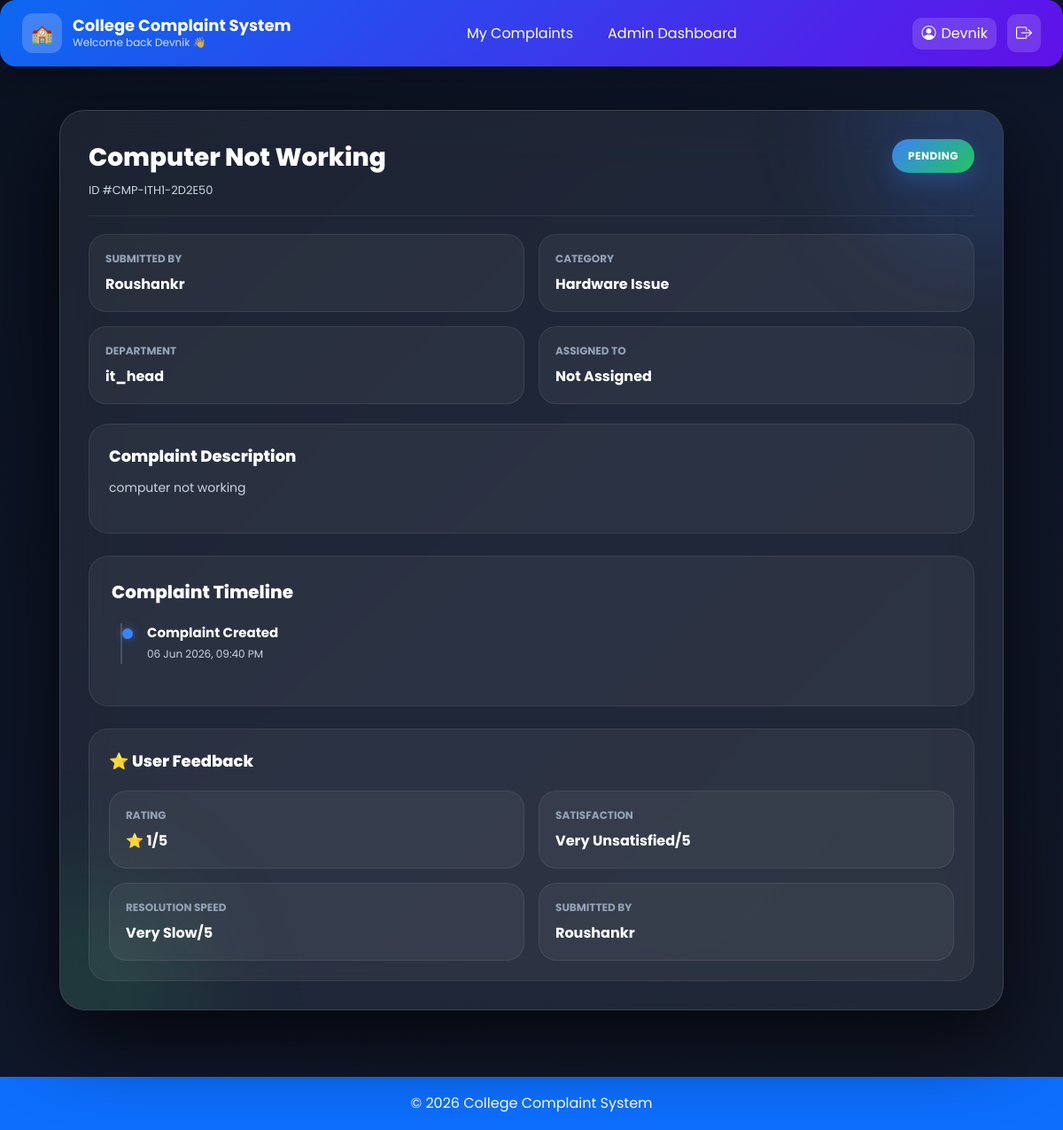
Page /complaints/complaint/24/ (signed in) on the committed database.
### complaints/models.py (models this page shows, shortened)
class Complaint(models.Model):
    complaint_id = models.CharField(
        max_length=20, unique=True, blank=True, null=True)
    STATUS_CHOICES = [
        ('Pending', 'Pending'),
        ('In Progress', 'In Progress'),
        ('Resolved', 'Resolved'),
    ]
    PRIORITY_CHOICES = [
        ('Low', 'Low'),
        ('Medium', 'Medium'),
        ('High', 'High'),
        ('EMERGENCY', 'Emergency'),
    ]
    user = models.ForeignKey(
        User, on_delete=models.CASCADE, null=True, blank=True)
    first_name = models.CharField(max_length=50)
    last_name = models.CharField(max_length=50, blank=True)
    email = models.EmailField()
    phone = models.CharField(max_length=15, blank=True, null=True)
    roll_number = models.CharField(max_length=50, blank=True, null=True)
    title = models.CharField(max_length=255, blank=True, null=True)
    description = models.TextField()
    category = models.ForeignKey('ComplaintCategory', on_delete=models.CASCADE)
    subcategory = models.ForeignKey(
        'ComplaintSubCategory',
        on_delete=models.CASCADE,
        null=True,
        blank=True
    )
    department = models.ForeignKey(
        'Department',
        on_delete=models.CASCADE,
        null=True,
        blank=True
    )
    location = models.CharField(max_length=255, blank=True, null=True)
    incident_date = models.DateField(null=True, blank=True)
    attachment = models.FileField(
        upload_to='complaints/', null=True, blank=True)
    is_anonymous = models.BooleanField(default=False)
    role = models.CharField(max_length=50, default="Student")
    priority = models.CharField(
        max_length=20,
        choices=PRIORITY_CHOICES,
        default='Low'
    )
    status = models.CharField(
        max_length=20,
        choices=STATUS_CHOICES,
        default='Pending'
    )
    assigned_to = models.ForeignKey(
        User,
        on_delete=models.SET_NULL,
        null=True,
        blank=True,
        related_name="assigned_complaints"
    )
    remarks = models.TextField(null=True, blank=True)
    created_at = models.DateTimeField(auto_now_add=True)
    updated_at = models.DateTimeField(auto_now=True)
    assigned_at = models.DateTimeField(blank=True, null=True)
    processing_at = models.DateTimeField(blank=True, null=True)
    resolved_at = models.DateTimeField(blank=True, null=True)

class ComplaintCategory(models.Model):
    department = models.ForeignKey(Department, on_delete=models.CASCADE)
    name = models.CharField(max_length=150)
    def __str__(self):
        return self.name

class Department(models.Model):
    name = models.CharField(max_length=150, unique=True)
    code = models.CharField(max_length=10, unique=True, blank=True)
    head = models.ForeignKey(
        User,
        on_delete=models.SET_NULL,
        null=True,
        blank=True
    )
    description = models.TextField(blank=True)
    created_at = models.DateTimeField(auto_now_add=True)
    def __str__(self):
        return self.name

class ComplaintFeedback(models.Model):
    complaint = models.OneToOneField(
        Complaint,
        on_delete=models.CASCADE,
        related_name="feedback"
    )
    user = models.ForeignKey(
        User,
        on_delete=models.CASCADE
    )
    rating = models.IntegerField(default=5)
    resolution_speed = models.CharField(
        max_length=50,
        blank=True
    )
    satisfaction = models.CharField(
        max_length=50,
        blank=True
    )
    comment = models.TextField(
        blank=True,
        null=True
    )
    created_at = models.DateTimeField(
        auto_now_add=True
    )

### complaints/views.py (the view)
# urls.py: path('complaint/<int:id>/', views.complaint_detail, name='complaint_detail'),
@login_required
def complaint_detail(request, id):
    complaint = get_object_or_404(
        Complaint,
        id=id
    )
    feedback = ComplaintFeedback.objects.filter(
        complaint=complaint
    ).first()
    return render(
        request,
        "complaints/complaint_detail.html",
        {
            "complaint": complaint,
            "feedback": feedback
        }
    )

### complaints/templates/complaints/complaint_detail.html (shortened to what this page needs)
{% extends 'complaints/base.html' %} {% block content %}
<div class="detail-wrapper">
  <div class="complaint-card">
    <div class="complaint-header">
      <div>
        <div class="complaint-title">{{ complaint.title }}</div>
        <div class="complaint-subtitle">ID #{{ complaint.complaint_id }}</div>
      </div>
      <div class="badge-status">{{ complaint.status }}</div>
    </div>
    <div class="info-grid">
      <div class="info-box">
        <div class="info-title">Submitted By</div>
        <div class="info-value">
          {% if complaint.user %} {{ complaint.user.username }} {% else %}
          Anonymous {% endif %}
        </div>
      </div>
      <div class="info-box">
        <div class="info-title">Category</div>
        <div class="info-value">{{ complaint.category }}</div>
      </div>
      <div class="info-box">
        <div class="info-title">Department</div>
        <div class="info-value">{{ complaint.department }}</div>
      </div>
      <div class="info-box">
        <div class="info-title">Assigned To</div>
        <div class="info-value">
          {{ complaint.assigned_to|default:"Not Assigned" }}
        </div>
      </div>
    </div>
    <div class="description-box">
      <div class="section-heading">Complaint Description</div>
      <p>{{ complaint.description }}</p>
    </div>
    <div class="timeline-wrapper">
      <div class="timeline-title">Complaint Timeline</div>
      <div class="timeline">
        <div class="timeline-item">
          <div class="timeline-content">
            <strong>Complaint Created</strong>
            <small>{{ complaint.created_at|date:"d M Y, h:i A" }}</small>
          </div>
        </div>
    </div>
    </div>
    {% if feedback %}
    <div class="description-box" style="margin-top: 25px">
      <div class="section-heading">⭐ User Feedback</div>
      <div class="info-grid">
        <div class="info-box">
          <div class="info-title">Rating</div>
          <div class="info-value">⭐ {{ feedback.rating }}/5</div>
        </div>
        <div class="info-box">
          <div class="info-title">Satisfaction</div>
          <div class="info-value">{{ feedback.satisfaction }}/5</div>
        </div>
        <div class="info-box">
          <div class="info-title">Resolution Speed</div>
          <div class="info-value">{{ feedback.resolution_speed }}/5</div>
        </div>
        <div class="info-box">
          <div class="info-title">Submitted By</div>
          <div class="info-value">{{ feedback.user.username }}</div>
        </div>
      </div>
    </div>
    {% endif %}
  </div>
</div>
{% endblock %}

### complaints/templates/complaints/base.html (shortened to what this page needs)
{% load static %}
<!doctype html>
<html lang="en">
  <head>
    <link
      href="https://cdn.jsdelivr.net/npm/bootstrap@5.3.3/dist/css/bootstrap.min.css"
      rel="stylesheet"
    />
    <link
      href="https://cdn.jsdelivr.net/npm/bootstrap-icons@1.11.3/font/bootstrap-icons.min.css"
      rel="stylesheet"
    />
  </head>
  <body>
    <div class="topnav">
      <div class="nav-left">
        <div class="logo-badge">🏫</div>
        <div>
          <h2>College Complaint System</h2>
          <p>Welcome back {{request.user.username}} 👋</p>
        </div>
      </div>
      <div class="nav-center">
        {% if user.is_authenticated %}
        <a href="/my-complaints/" class="nav-item"> My Complaints </a>
         {% endif %} {% if user.is_superuser %}
        <a href="/admin-dashboard/" class="nav-item"> Admin Dashboard </a>
        {% endif %}
      </div>
      <div class="nav-right">
        {% if user.is_authenticated %}
        <div class="user-box">
          <i class="bi bi-person-circle"></i>
          <span> {{request.user.username}} </span>
        </div>
        <a href="/logout/" class="logout-btn">
          <i class="bi bi-box-arrow-right"> </i>
        </a>
        {% else %}
        <a href="/login/" class="nav-item"> Login </a>
        <a href="/register/" class="nav-item"> Register </a>
        {% endif %}
      </div>
    </div>
    <div class="container mt-4">
       {% block content %} {% endblock %}
    </div>
    <div class="footer">© 2026 College Complaint System</div>
  </body>
</html>

### complaints/templates/complaints/base.html (style rules this page uses)
* { font-family: "Poppins", sans-serif; }
body { background: #f4f7fc; margin: 0; padding: 0; }
.topnav { position: sticky; top: 0; z-index: 999; display: flex; justify-content: space-between; align-items: center; padding: 15px 25px; margin-bottom: 20px; background: linear-gradient( 135deg, rgba(13, 110, 253, 0.95), rgba(102, 16, 242, 0.95) ); backdrop-filter: blur(15px); border-radius: 18px; box-shadow: 0 10px 30px rgba(0, 0, 0, 0.2); color: white; }
.nav-left { display: flex; align-items: center; gap: 12px; }
.logo-badge { width: 45px; height: 45px; border-radius: 12px; background: rgba(255, 255, 255, 0.2); display: flex; align-items: center; justify-content: center; font-size: 20px; }
.nav-left h2 { margin: 0; font-size: 18px; font-weight: 700; }
.nav-left p { margin: 0; font-size: 12px; opacity: 0.8; }
.nav-center { display: flex; gap: 15px; }
.nav-item { color: white; text-decoration: none; padding: 8px 12px; border-radius: 10px; transition: 0.3s; }
.nav-right { display: flex; align-items: center; gap: 12px; }
.user-box { display: flex; gap: 6px; padding: 6px 10px; background: rgba(255, 255, 255, 0.15); border-radius: 10px; }
.logout-btn { color: white; font-size: 18px; padding: 8px 10px; border-radius: 10px; background: rgba(255, 255, 255, 0.15); text-decoration: none; transition: 0.3s; }
.footer { background: #0d6efd; color: white; padding: 18px; text-align: center; margin-top: 50px; }

### rows in the picture
Complaint: title "Computer Not Working", complaint_id "CMP-ITH1-2D2E50", status "PENDING", user.username "Roushankr", category "Hardware Issue", department "it_head", assigned_to "Not Assigned", description "computer not working", created_at "06 Jun 2026, 09:40 PM"
ComplaintFeedback: rating "1", satisfaction "Very Unsatisfied", resolution_speed "Very Slow", user.username "Roushankr"

### other values in the picture
{{ request.user.username }} "Devnik"
